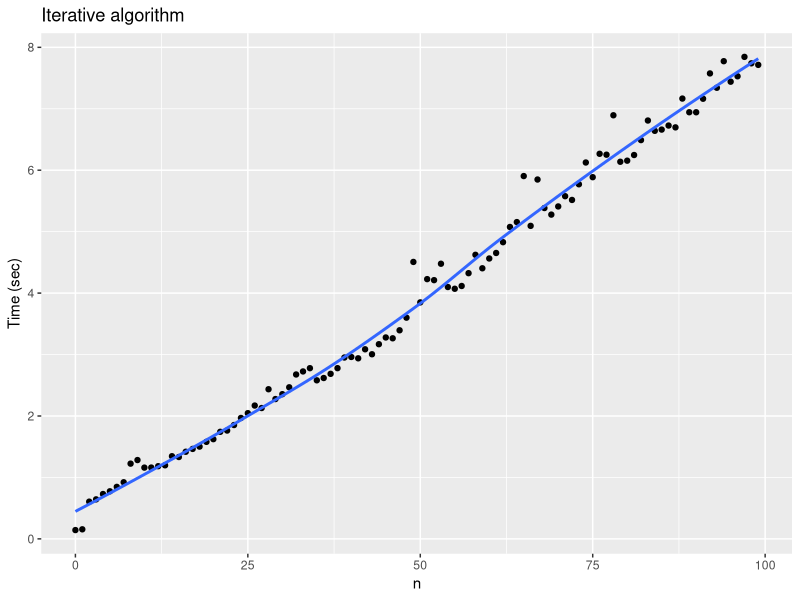
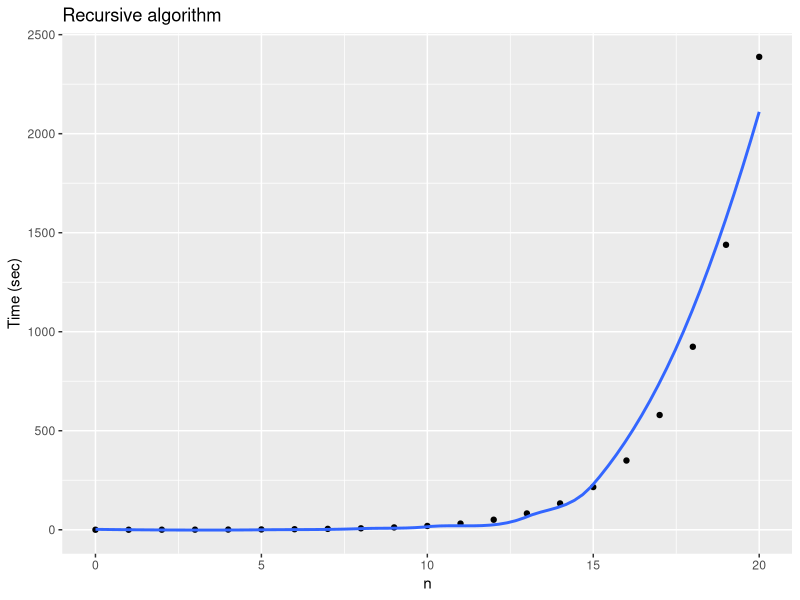
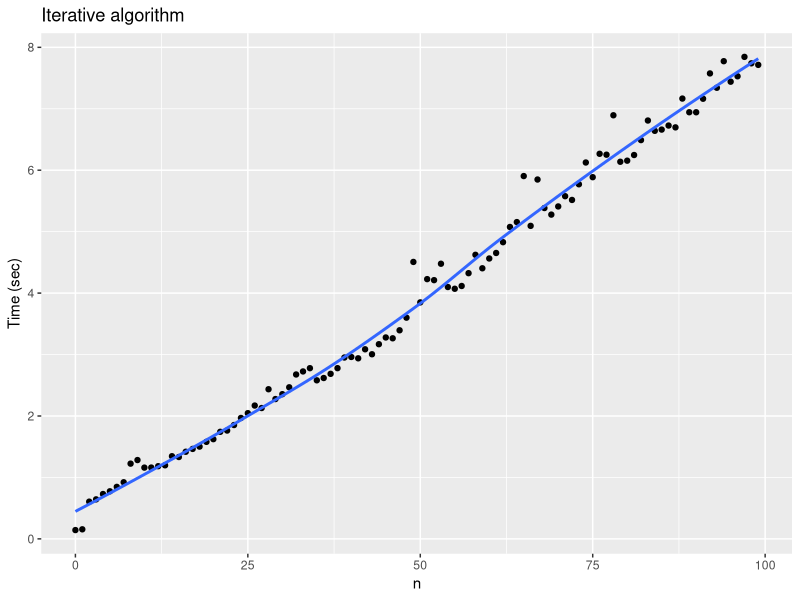
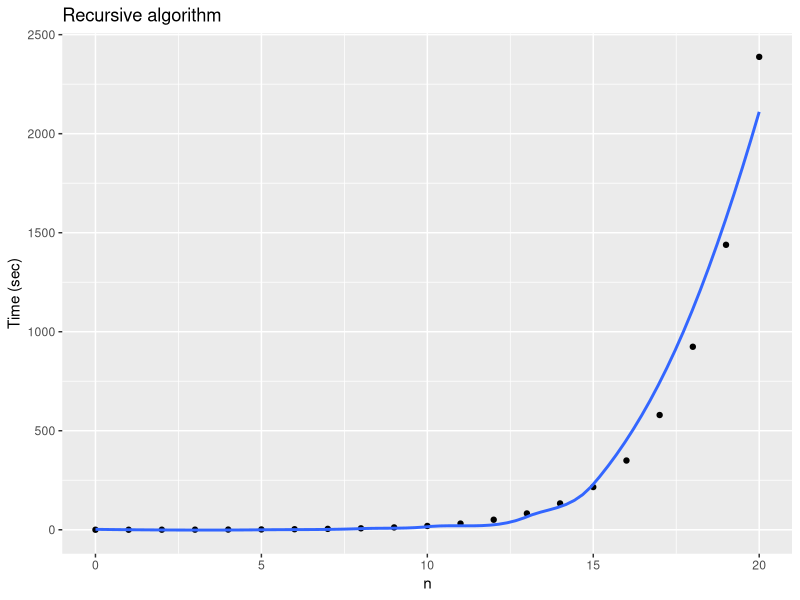

Recreate these plots in R, in order.
library(tidyverse)

iterative <- read_csv("iterative.csv")
recursive <- read_csv("recursive.csv")

# ggplot(data.frame(num = 1:length(results), rec = results$recursive), aes(x = num, y = rec)) + geom_line()

iterative %>%  
  ggplot(aes(x = n, y = time)) +
  ggtitle("Iterative algorithm") +
  geom_point() +
  geom_smooth(se = FALSE) + 
  ylab("Time (sec)") 
ggsave("iterative_plot.png")


recursive %>% 
  ggplot(aes(x = n, y = time)) +
  ggtitle("Recursive algorithm") +
  geom_point() +  
  geom_smooth(se = FALSE) +
  ylab("Time (sec)")
ggsave("recursive_plot.png")

